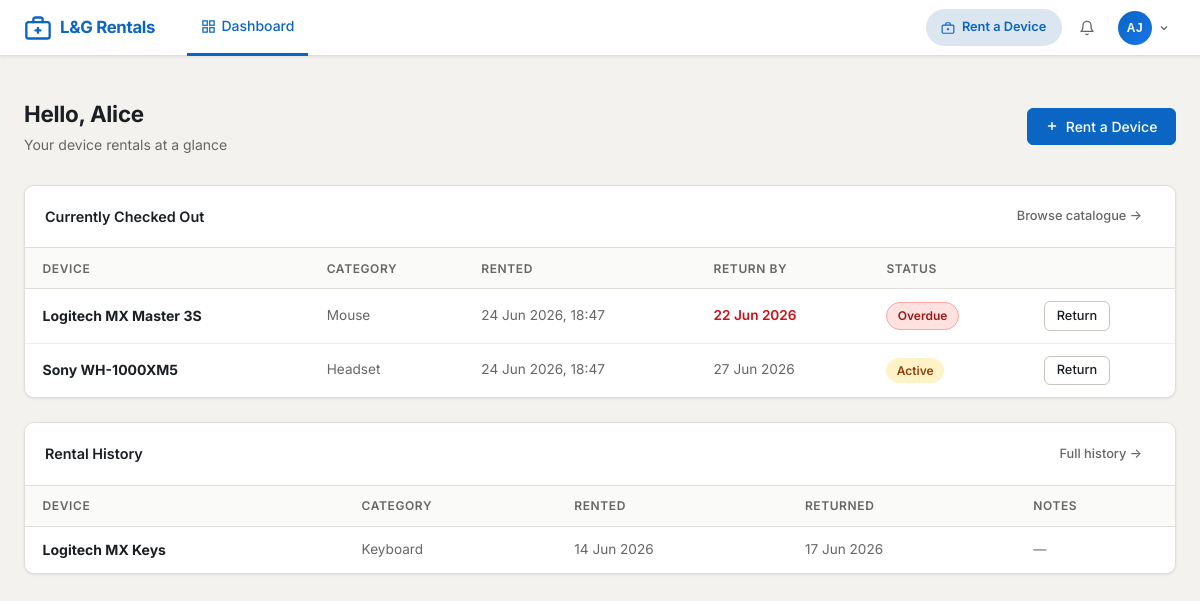
/dashboard (signed in), run on the app's committed database.
### app/models/__init__.py (models this page shows, shortened)
class User(UserMixin, db.Model):
    __tablename__ = 'users'
    id = db.Column(db.Integer, primary_key=True)
    username = db.Column(db.String(64), unique=True, nullable=False, index=True)
    email = db.Column(db.String(120), unique=True, nullable=False, index=True)
    password_hash = db.Column(db.String(256), nullable=False)
    role = db.Column(db.String(20), nullable=False, default='user')
    is_active = db.Column(db.Boolean, default=True, nullable=False)
    full_name = db.Column(db.String(120), nullable=False)
    department = db.Column(db.String(80))
    phone = db.Column(db.String(20))
    failed_login_count = db.Column(db.Integer, default=0, nullable=False)
    locked_until = db.Column(db.DateTime, nullable=True)
    created_at = db.Column(db.DateTime, default=datetime.utcnow, nullable=False)
    updated_at = db.Column(db.DateTime, default=datetime.utcnow, onupdate=datetime.utcnow)
    last_login = db.Column(db.DateTime, nullable=True)
    raised_tickets = db.relationship('Ticket', foreign_keys='Ticket.raised_by_id', backref='raised_by', lazy='dynamic')
    assigned_tickets = db.relationship('Ticket', foreign_keys='Ticket.assigned_to_id', backref='assigned_to', lazy='dynamic')
    assigned_assets = db.relationship('Asset', foreign_keys='Asset.assigned_to_id', backref='assigned_to', lazy='dynamic')
    comments = db.relationship('Comment', backref='author', lazy='dynamic')
    audit_logs = db.relationship('AuditLog', backref='user', lazy='dynamic')
    @property
    def is_admin(self):
        return self.role == 'admin'
    @property
    def is_guest(self):
        return self.role == 'guest'

class Rental(db.Model):
    __tablename__ = 'rentals'
    STATUS_ACTIVE = 'Active'
    STATUS_RETURNED = 'Returned'
    STATUS_OVERDUE = 'Overdue'
    id = db.Column(db.Integer, primary_key=True)
    item_id = db.Column(db.Integer, db.ForeignKey('rental_items.id'), nullable=False)
    user_id = db.Column(db.Integer, db.ForeignKey('users.id'), nullable=False)
    rented_at = db.Column(db.DateTime, default=datetime.utcnow, nullable=False)
    return_by = db.Column(db.Date, nullable=False)
    returned_at = db.Column(db.DateTime, nullable=True)
    status = db.Column(db.String(20), nullable=False, default='Active')
    notes = db.Column(db.Text)
    borrower = db.relationship('User', backref=db.backref('rentals', lazy='dynamic'))

class RentalItem(db.Model):
    __tablename__ = 'rental_items'
    CATEGORY_CHOICES = ['Headset', 'Keyboard', 'Mouse', 'Webcam',
                        'Laptop', 'Tablet', 'Phone', 'Cable / Adapter', 'Other']
    LOCATION_CHOICES = ['London', 'Hove', 'Cardiff']
    id = db.Column(db.Integer, primary_key=True)
    name = db.Column(db.String(120), nullable=False)
    category = db.Column(db.String(50), nullable=False)
    location = db.Column(db.String(50), nullable=False, default='London')
    description = db.Column(db.Text)
    image_filename = db.Column(db.String(120), nullable=True)
    quantity_total = db.Column(db.Integer, nullable=False, default=1)
    is_active = db.Column(db.Boolean, default=True, nullable=False)
    created_at = db.Column(db.DateTime, default=datetime.utcnow, nullable=False)
    rentals = db.relationship('Rental', backref='item', lazy='dynamic')

### app/routes/main.py (the view)
@main_bp.route('/dashboard')
@login_required
def dashboard():
    if current_user.is_admin:
        stats = {
            'total_assets': Asset.query.count(),
            'assets_in_use': Asset.query.filter_by(status='In Use').count(),
            'assets_available': Asset.query.filter_by(status='Available').count(),
            'total_users': User.query.count(),
            'active_users': User.query.filter_by(is_active=True).count(),
            'active_rentals': Rental.query.filter(Rental.status.in_(['Active', 'Overdue'])).count(),
            'overdue_rentals': Rental.query.filter_by(status='Overdue').count(),
        }
        recent_logs = (AuditLog.query
                       .order_by(AuditLog.timestamp.desc())
                       .limit(10).all())
        active_rentals = (Rental.query
                          .filter(Rental.status.in_(['Active', 'Overdue']))
                          .order_by(Rental.return_by)
                          .limit(10).all())
        return render_template('main/dashboard_admin.html',
                               stats=stats,
                               recent_logs=recent_logs,
                               active_rentals=active_rentals)
    else:
        active_rentals = (Rental.query
                          .filter(Rental.user_id == current_user.id,
                                  Rental.status.in_(['Active', 'Overdue']))
                          .order_by(Rental.return_by)
                          .all())
        rental_history = (Rental.query
                          .filter_by(user_id=current_user.id, status='Returned')
                          .order_by(Rental.returned_at.desc())
                          .limit(20)
                          .all())
        stats = {
            'my_active_rentals': len(active_rentals),
            'my_overdue': sum(1 for r in active_rentals if r.status == 'Overdue'),
            'my_total_rentals': Rental.query.filter_by(user_id=current_user.id).count(),
        }
        return render_template('main/dashboard_user.html',
                               stats=stats,
                               active_rentals=active_rentals,
                               rental_history=rental_history)

### app/utils/security.py (called while the page is built)
def apply_security_headers(response):
    response.headers['X-Content-Type-Options'] = 'nosniff'
    response.headers['X-Frame-Options'] = 'DENY'
    response.headers['X-XSS-Protection'] = '1; mode=block'
    response.headers['Referrer-Policy'] = 'strict-origin-when-cross-origin'
    csp_directives = current_app.config.get('CSP_DIRECTIVES', {})
    if csp_directives:
        csp_string = '; '.join(
            f"{key} {value}" for key, value in csp_directives.items()
        )
        response.headers['Content-Security-Policy'] = csp_string
    if not current_app.debug:
        response.headers['Strict-Transport-Security'] = \
            'max-age=31536000; includeSubDomains'
    response.headers['Permissions-Policy'] = \
        'camera=(), microphone=(), geolocation=()'
    return response

### app/templates/main/dashboard_user.html (shortened to what this page needs)
{% extends "base.html" %}
{% block content %}
<div class="page-header">
    <div>
        <h1 class="page-title">Hello, {{ current_user.full_name.split()[0] }}</h1>
        <p class="page-subtitle">Your device rentals at a glance</p>
    </div>
    <a href="{{ url_for('rentals.catalog') }}" class="btn btn-primary">
        <svg width="14" height="14" viewBox="0 0 24 24" fill="none" stroke="currentColor" stroke-width="2.5"><line x1="12" y1="5" x2="12" y2="19"/><line x1="5" y1="12" x2="19" y2="12"/></svg>
        Rent a Device
    </a>
</div>
<div class="card" style="margin-bottom:1.5rem;">
    <div class="card-header">
        Currently Checked Out
        <a href="{{ url_for('rentals.catalog') }}" class="btn btn-ghost btn-sm">Browse catalogue →</a>
    </div>
    <div class="table-wrapper">
        <table>
            <thead>
                <tr>
                    <th>Device</th>
                    <th>Category</th>
                    <th>Rented</th>
                    <th>Return By</th>
                    <th>Status</th>
                    <th></th>
                </tr>
            </thead>
            <tbody>
            {% for r in active_rentals %}
            <tr>
                <td><strong>{{ r.item.name }}</strong></td>
                <td style="font-size:.85rem;color:var(--text-muted);">{{ r.item.category }}</td>
                <td style="font-size:.85rem;color:var(--text-muted);white-space:nowrap;">{{ r.rented_at.strftime('%d %b %Y, %H:%M') }}</td>
                <td style="font-size:.85rem;white-space:nowrap;{% if r.status == 'Overdue' %}color:var(--danger);font-weight:600;{% else %}color:var(--text-muted);{% endif %}">
                    {{ r.return_by.strftime('%d %b %Y') }}
                </td>
                <td>
                    {% if r.status == 'Overdue' %}
                    <span class="badge badge-critical">Overdue</span>
                    {% else %}
                    <span class="badge badge-inprogress">Active</span>
                    {% endif %}
                </td>
                <td>
                    <form method="POST" action="{{ url_for('rentals.return_rental', rental_id=r.id) }}" style="display:inline;">
                        <button type="submit" class="btn btn-outline btn-sm"
                                data-confirm="Mark '{{ r.item.name }}' as returned?">
                            Return
                        </button>
                    </form>
                </td>
            </tr>
            {% endfor %}
            </tbody>
        </table>
    </div>
</div>
<div class="card">
    <div class="card-header">
        Rental History
        <a href="{{ url_for('rentals.my_rentals') }}" class="btn btn-ghost btn-sm">Full history →</a>
    </div>
    <div class="table-wrapper">
        <table>
            <thead>
                <tr>
                    <th>Device</th>
                    <th>Category</th>
                    <th>Rented</th>
                    <th>Returned</th>
                    <th>Notes</th>
                </tr>
            </thead>
            <tbody>
            {% for r in rental_history %}
            <tr>
                <td><strong>{{ r.item.name }}</strong></td>
                <td style="font-size:.85rem;color:var(--text-muted);">{{ r.item.category }}</td>
                <td style="font-size:.85rem;color:var(--text-muted);white-space:nowrap;">{{ r.rented_at.strftime('%d %b %Y') }}</td>
                <td style="font-size:.85rem;color:var(--text-muted);white-space:nowrap;">
                    {{ r.returned_at.strftime('%d %b %Y') if r.returned_at else '—' }}
                </td>
                <td style="font-size:.82rem;color:var(--text-muted);">{{ r.notes or '—' }}</td>
            </tr>
            {% endfor %}
            </tbody>
        </table>
    </div>
</div>
{% endblock %}

### app/templates/base.html (shortened to what this page needs)
<!DOCTYPE html>
<html lang="en">
<head>
    <link rel="stylesheet" href="{{ url_for('static', filename='css/main.css') }}">
</head>
<body>
{% if current_user.is_authenticated %}
<nav class="navbar">
    <a href="{{ url_for('main.dashboard') }}" class="nav-brand">
        <svg viewBox="0 0 24 24" fill="none" stroke="currentColor" stroke-width="2" stroke-linecap="round" stroke-linejoin="round">
            <rect x="2" y="7" width="20" height="14" rx="2"/><path d="M16 7V5a2 2 0 0 0-2-2h-4a2 2 0 0 0-2 2v2"/><line x1="12" y1="12" x2="12" y2="16"/><line x1="10" y1="14" x2="14" y2="14"/>
        </svg>
        L&G Rentals
    </a>
    <ul class="nav-links">
        <li>
            <a href="{{ url_for('main.dashboard') }}" class="{% if request.endpoint == 'main.dashboard' %}active{% endif %}">
                <svg width="15" height="15" viewBox="0 0 24 24" fill="none" stroke="currentColor" stroke-width="2"><rect x="3" y="3" width="7" height="7"/><rect x="14" y="3" width="7" height="7"/><rect x="14" y="14" width="7" height="7"/><rect x="3" y="14" width="7" height="7"/></svg>
                Dashboard
            </a>
        </li>
    </ul>
    <div class="nav-right">
        <a href="{{ url_for('rentals.catalog') }}"
           class="nav-rent-btn {% if 'rentals' in request.endpoint %}nav-rent-btn-active{% endif %}">
            <svg width="14" height="14" viewBox="0 0 24 24" fill="none" stroke="currentColor" stroke-width="2">
                <rect x="2" y="7" width="20" height="14" rx="2"/><path d="M16 7V5a2 2 0 0 0-2-2h-4a2 2 0 0 0-2 2v2"/><line x1="12" y1="12" x2="12" y2="16"/><line x1="10" y1="14" x2="14" y2="14"/>
            </svg>
            Rent a Device
        </a>
        <div class="nav-notif" id="notifDropdown">
            <button class="nav-notif-btn" id="notifBtn" type="button" aria-haspopup="true" aria-expanded="false">
                <svg width="16" height="16" viewBox="0 0 24 24" fill="none" stroke="currentColor" stroke-width="2" stroke-linecap="round" stroke-linejoin="round">
                    <path d="M18 8A6 6 0 0 0 6 8c0 7-3 9-3 9h18s-3-2-3-9"/>
                    <path d="M13.73 21a2 2 0 0 1-3.46 0"/>
                </svg>
            </button>
        </div>
        <div class="nav-user-dropdown" id="userDropdown">
            <button class="nav-avatar-btn" id="userAvatarBtn" type="button" aria-haspopup="true" aria-expanded="false">
                {% set parts = current_user.full_name.split() %}
                <div class="user-avatar {% if current_user.is_admin %}avatar-admin{% elif current_user.is_guest %}avatar-guest{% else %}avatar-user{% endif %}">
                    {{ parts[0][0]|upper }}{% if parts|length > 1 %}{{ parts[-1][0]|upper }}{% endif %}
                </div>
                <svg width="12" height="12" viewBox="0 0 24 24" fill="none" stroke="currentColor" stroke-width="2.5"><path d="M6 9l6 6 6-6"/></svg>
            </button>
        </div>
    </div>
</nav>
{% endif %}
{% block flash %}
<div class="flash-container">
</div>
{% endblock %}
<main class="{% block main_class %}main-content{% endblock %}">
    {% block content %}{% endblock %}
</main>
</body>
</html>

### data on the page
User: full_name "Alice"
Rental: item.name "Logitech MX Master 3S", item.category "Mouse", rented_at "24 Jun 2026, 18:47", return_by "22 Jun 2026", status "Overdue"
Rental: item.name "Sony WH-1000XM5", item.category "Headset", rented_at "24 Jun 2026, 18:47", return_by "27 Jun 2026", status "Active"
Rental: item.name "Logitech MX Keys", item.category "Keyboard", rented_at "14 Jun 2026", returned_at "17 Jun 2026", notes "—"

### other printed values
{{ parts[0][0]|upper }} "A"
{{ parts[-1][0]|upper }} "J"
